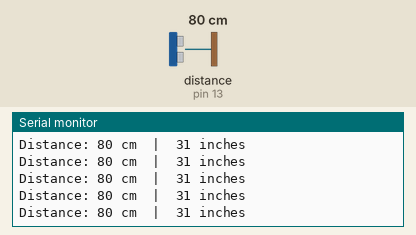
This sketch was run on a simulated Arduino Uno, built with avr-gcc and run on an emulated ATmega328P. On the bench: the last lines printed to the serial monitor. Wiring (inferred from the names in the program): ultrasonic range finder: trigger pin 8; echo pin 13. Inputs (shaded band) come from the test bench; at power-on: distance to the obstacle (sensor on pin 13) 80 cm. The echo pulse lasts 58.3 µs per cm.

Above: at 1.2 s.
1.3 s: distance to the obstacle (sensor on pin 13) set to 2 cm
At 1.35 s:
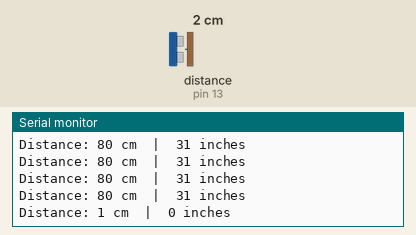
4.3 s: distance to the obstacle (sensor on pin 13) set to 9 cm
At 4.31 s:
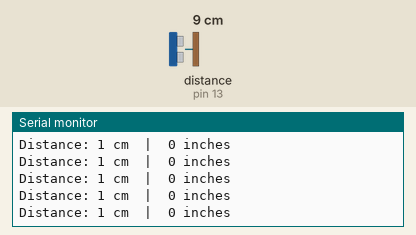
7.3 s: distance to the obstacle (sensor on pin 13) set to 4 cm
At 7.34 s:
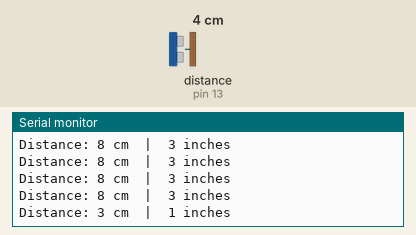
10.3 s: distance to the obstacle (sensor on pin 13) set to 60 cm
At 10.36 s:
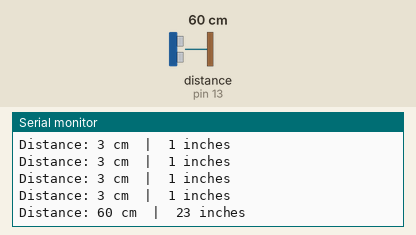
Timing chart, 0 to 13.3 s (numbered marks = the images above; inputs shaded):
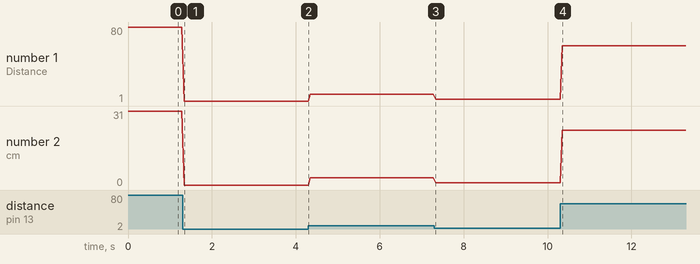

Measured:
- after the input at 1.3 s, the serial monitor: prints a new line at once (image 1)
- after the input at 7.3 s, the serial monitor: prints a new line at once (image 3)
- after the input at 10.3 s, the serial monitor: prints a new line after 0.05 s (image 4)
- plotted number 1: 80 → 1 after the input at 1.3 s, 1 → 8 after the input at 4.3 s, 3 → 60 after the input at 10.3 s
- plotted number 2: 31 → 0 after the input at 1.3 s, 0 → 3 after the input at 4.3 s, 3 → 1 after the input at 7.3 s, 1 → 23 after the input at 10.3 s

The sketch:

ultrasonic.ino
```cpp
int trigPin = 8;
 int echoPin = 13;
long duration;
int distance_cm;
int distance_inch;

void setup() {
  Serial.begin(9600);           // Initialize Serial Monitor
  pinMode(trigPin, OUTPUT);     // Set trigPin as output
  pinMode(echoPin, INPUT);      // Set echoPin as input
}


void loop() {
  // Send a 10 µs pulse to trigger the sensor
  digitalWrite(trigPin, LOW);
  delayMicroseconds(2);
  digitalWrite(trigPin, HIGH);
  delayMicroseconds(10);
  digitalWrite(trigPin, LOW);

  // Read the echo pin and measure the duration of pulse
  duration = pulseIn(echoPin, HIGH);

  // Calculate distance using simplified formulas
  distance_cm = duration / 58;
  distance_inch = duration / 148;

  // Display the results
  Serial.print("Distance: ");
  Serial.print(distance_cm);
  Serial.print(" cm  |  ");
  Serial.print(distance_inch);
  Serial.println(" inches");
  delay(50);
}
```
